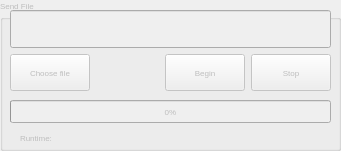
   <widget class="QGroupBox" name="groupBoxSendFile">
    <property name="enabled">
     <bool>false</bool>
    </property>
    <property name="geometry">
     <rect>
      <x>20</x>
      <y>90</y>
      <width>341</width>
      <height>151</height>
     </rect>
    </property>
    <property name="palette">
     <palette>
      <active>
       <colorrole role="Text">
        <brush brushstyle="SolidPattern">
         <color alpha="255">
          <red>0</red>
          <green>0</green>
          <blue>255</blue>
         </color>
        </brush>
       </colorrole>
      </active>
      <inactive>
       <colorrole role="Text">
        <brush brushstyle="SolidPattern">
         <color alpha="255">
          <red>0</red>
          <green>0</green>
          <blue>255</blue>
         </color>
        </brush>
       </colorrole>
      </inactive>
      <disabled>
       <colorrole role="Text">
        <brush brushstyle="SolidPattern">
         <color alpha="255">
          <red>190</red>
          <green>190</green>
          <blue>190</blue>
         </color>
        </brush>
       </colorrole>
      </disabled>
     </palette>
    </property>
    <property name="font">
     <font>
      <pointsize>6</pointsize>
      <weight>50</weight>
      <bold>false</bold>
      <underline>false</underline>
      <kerning>true</kerning>
     </font>
    </property>
    <property name="title">
     <string>Send File</string>
    </property>
    <widget class="QWidget" name="layoutWidget6">
     <property name="geometry">
      <rect>
       <x>10</x>
       <y>10</y>
       <width>321</width>
       <height>81</height>
      </rect>
     </property>
     <layout class="QGridLayout" name="gridLayout_2">
      <item row="0" column="0" colspan="4">
       <widget class="QLineEdit" name="filePath">
        <property name="sizePolicy">
         <sizepolicy hsizetype="Expanding" vsizetype="Expanding">
          <horstretch>0</horstretch>
          <verstretch>0</verstretch>
         </sizepolicy>
        </property>
       </widget>
      </item>
      <item row="1" column="2">
       <widget class="QPushButton" name="Begin">
        <property name="sizePolicy">
         <sizepolicy hsizetype="Minimum" vsizetype="Expanding">
          <horstretch>0</horstretch>
          <verstretch>0</verstretch>
         </sizepolicy>
        </property>
        <property name="font">
         <font>
          <pointsize>6</pointsize>
         </font>
        </property>
        <property name="text">
         <string>Begin</string>
        </property>
       </widget>
      </item>
      <item row="1" column="3">
       <widget class="QPushButton" name="Stop">
        <property name="sizePolicy">
         <sizepolicy hsizetype="Minimum" vsizetype="Expanding">
          <horstretch>0</horstretch>
          <verstretch>0</verstretch>
         </sizepolicy>
        </property>
        <property name="font">
         <font>
          <pointsize>6</pointsize>
         </font>
        </property>
        <property name="text">
         <string>Stop</string>
        </property>
       </widget>
      </item>
      <item row="1" column="1">
       <spacer name="horizontalSpacer">
        <property name="orientation">
         <enum>Qt::Horizontal</enum>
        </property>
        <property name="sizeHint" stdset="0">
         <size>
          <width>40</width>
          <height>20</height>
         </size>
        </property>
       </spacer>
      </item>
      <item row="1" column="0">
       <widget class="QPushButton" name="openFile">
        <property name="sizePolicy">
         <sizepolicy hsizetype="Minimum" vsizetype="Expanding">
          <horstretch>0</horstretch>
          <verstretch>0</verstretch>
         </sizepolicy>
        </property>
        <property name="font">
         <font>
          <pointsize>6</pointsize>
         </font>
        </property>
        <property name="text">
         <string>Choose file</string>
        </property>
       </widget>
      </item>
     </layout>
    </widget>
    <widget class="QProgressBar" name="progressFileSend">
     <property name="geometry">
      <rect>
       <x>10</x>
       <y>100</y>
       <width>321</width>
       <height>23</height>
      </rect>
     </property>
     <property name="sizePolicy">
      <sizepolicy hsizetype="Expanding" vsizetype="Expanding">
       <horstretch>0</horstretch>
       <verstretch>0</verstretch>
      </sizepolicy>
     </property>
     <property name="value">
      <number>0</number>
     </property>
    </widget>
    <widget class="QLabel" name="labelRuntime">
     <property name="enabled">
      <bool>false</bool>
     </property>
     <property name="geometry">
      <rect>
       <x>20</x>
       <y>130</y>
       <width>61</width>
       <height>16</height>
      </rect>
     </property>
     <property name="sizePolicy">
      <sizepolicy hsizetype="Preferred" vsizetype="Expanding">
       <horstretch>0</horstretch>
       <verstretch>0</verstretch>
      </sizepolicy>
     </property>
     <property name="font">
      <font>
       <pointsize>6</pointsize>
      </font>
     </property>
     <property name="text">
      <string>Runtime:</string>
     </property>
    </widget>
    <widget class="QLabel" name="outputRuntime">
     <property name="enabled">
      <bool>false</bool>
     </property>
     <property name="geometry">
      <rect>
       <x>90</x>
       <y>130</y>
       <width>61</width>
       <height>16</height>
      </rect>
     </property>
     <property name="sizePolicy">
      <sizepolicy hsizetype="Preferred" vsizetype="Expanding">
       <horstretch>0</horstretch>
       <verstretch>0</verstretch>
      </sizepolicy>
     </property>
     <property name="font">
      <font>
       <pointsize>6</pointsize>
      </font>
     </property>
     <property name="text">
      <string/>
     </property>
    </widget>
   </widget>
